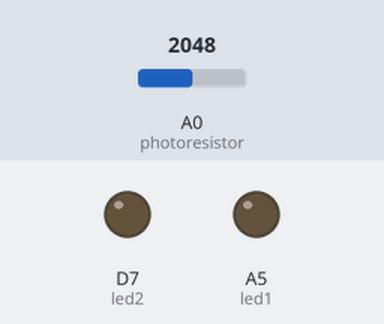
Simulated run of this sketch. Board: Particle Photon. Shown: output pins drawn as LEDs (lit = HIGH). The inputs (shaded band) are chosen by the test bench; at power-on: A0 (photoresistor) = 2048.

Above: at 2.8 s.
2.9 s: A0 (photoresistor) set to 12
4.4 s: A0 (photoresistor) set to 9
At 5.7 s:
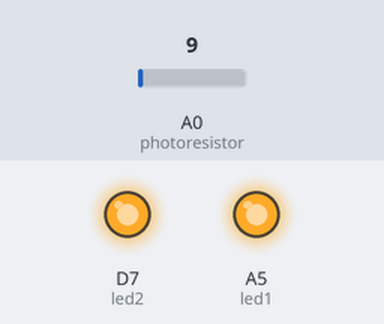
6.5 s: A0 (photoresistor) set to 491
At 8.2 s:
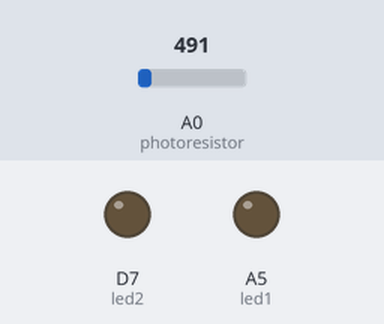
8.5 s: A0 (photoresistor) set to 0
At 10.0 s:
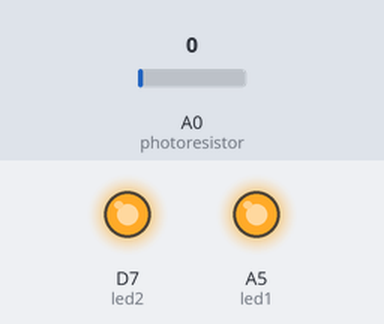
Timing chart, 0 to 11.5 s (numbered marks = the images above; inputs shaded):
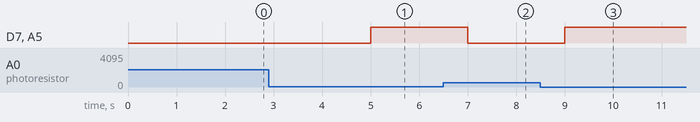

The sketch:

3-1-p-light-web.ino
```cpp
// Channel stuff

// ID:

// URL: https://api.thingspeak.com/update

// Write Key:

// Read Key:


// Webhooks and sensor data

int led1 = A5;
int led2 = D7;

int photoresistor = A0;
int analogValue;

int second_count = 0;

void setup() {

    // Leds
    pinMode(led1, OUTPUT);
    pinMode(led2, OUTPUT);

    // Photoresistor
    pinMode(photoresistor, INPUT);

}


void loop() {

    // Delay 1 seconds
    delay(1000);

    // Run second_count timer
    second_count += 1;

    // Read photoresistor value
    analogValue = analogRead(photoresistor);

    // If on the 30th second : Publish to web
    if (second_count % 30 == 0) {
        // Write result to web database
        // Use event light_level with value converted to string
        Particle.publish("light_level", String::format("%d",analogValue), PRIVATE);

        // Reset counter
        second_count = 0;
    }

    // Toggle light
    if (analogValue > 10) {
        digitalWrite(led1,LOW);
        digitalWrite(led2,LOW);
    } else {
        digitalWrite(led1,HIGH);
        digitalWrite(led2,HIGH);
    }
}
```

Measured:
- the behaviour switches between 11 and 10 on A0 (photoresistor) (found by bisection; images 0 and 1)
- after the input at 2.9 s, every drawn part: stays the same
- after the input at 4.4 s, D7 (led2), A5 (led1): LOW → HIGH after 0.60 s
- after the input at 6.5 s, D7 (led2), A5 (led1): HIGH → LOW after 0.50 s
- after the input at 8.5 s, D7 (led2), A5 (led1): LOW → HIGH after 0.50 s
